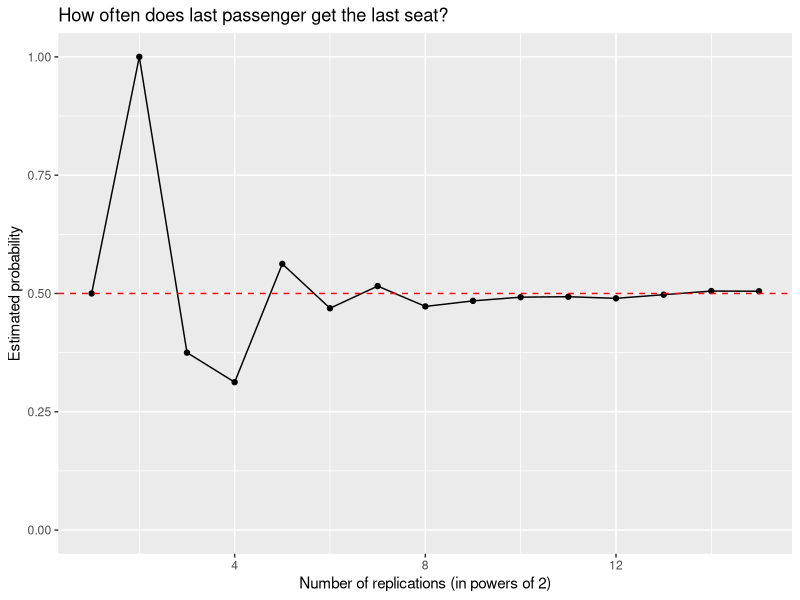

Reproduce this figure in R.
#======================================================#
#====== MONTE CARLO SIMULATION: AIRPLANE PROBLEM ======#
#======================================================#

# Author: Jonah Gabry (jsg2201@columbia.edu)
# Written using R version 3.1.1 on Mac OS X 10.9.3
# Last Edited: 07/19/2014




# THE SCENARIO ------------------------------------------------------------

# An airplane has N seats (N >= 2) and there are N passengers in line waiting to
# board to the plane.

# For simplicity --but without loss of generality-- assume that each passenger
# has a ticket for the seat number corresponding to his/her position in line
# (e.g. the 27th passenger in line has a ticket for seat 27).

# When the first passenger enters the plane, instead of sitting in seat 1
# (his/her assigned seat) he/she picks a seat (uniformly) at random from the N
# seats (so it could be seat 1, but all seats are equally likely).

# The remaining N-1 passengers proceed as follows: if the correct seat is
# available they always take it. However, if the correct seat is not available
# then they pick a seat (uniformly) at random from the available seats.


# THE QUESTION ------------------------------------------------------------

# What is the probability that the last passenger sits in his/her assigned seat?
# In other words, what is the chance that seat N is available when passenger N
# boards the plane?



# SIMULATIONS -------------------------------------------------------------

airplane <- function(N){ 
  # N = number of seats on the plane (and we assume that there are same number
  # of passengers as seats)
  
  seat <- 1:N # numbered seats from 1 to N
  passenger <- rep(0, N) # a vector of 0s to be filled in the with the number of the passenger occupying the corresponding seat
  s <- sample(N, size = 1) # first passenger picks a seat number s uniformly at random from 1 to N
  passenger[s] <- 1 # set element s in the passenger vector to be 1
  
  i <- 2 # now we start with passenger 2
  
  while(i <= N){ # tells R to continue the process below until i == N
    if(passenger[i] != 0) { # if TRUE then passenger i's seat is occupied 
      s <- sample(x = seat[passenger == 0], size = 1) # passenger i pick's a random seat number from the empty seats
      passenger[s] <- i 
    }
    else { # if passenger i's seat is empty then passenger i takes the seat i
      passenger[i] <- i 
    }
    
    i = i + 1 # increment i
  }
  
  LastSeat <- seat[passenger == N] # get the seat number of the last passenger
  return(LastSeat)
}


# run 1000 simulations for a plane with 100 seats (and 100 passengers)
airplane.dat100 <- replicate(10^3, airplane(100))
table(airplane.dat100)
mean(airplane.dat100 == 100)

# it turns out that it doesn't matter how many seats the plane has: the last
# passenger always gets either the first seat or the last seat, and with equal
# probability!!
airplane.dat27 <- replicate(10^3, airplane(N = 27))
table(airplane.dat27)
mean(airplane.dat27 == 27)


# do replications of size 2^n for n = 1, 2, ..., 15 and plot the proportion of
# times that the last passenger gets the last seat. we'll see that the
# proportion converges to 1/2 as the number of replications gets larger
airplane.dat <- sapply(1:15, FUN = function(n){
  mean(replicate(2^n, airplane(N = 25)) == 25) # we'll use a 25-seat plane, but it doesn't matter
})

library(ggplot2) 
hline <- geom_hline(yintercept = 0.5, color = "red", linetype = 2)
xlab <- xlab("Number of replications (in powers of 2)")
ylab <- ylab("Estimated probability")
title <- ggtitle("How often does last passenger get the last seat?")
q <- qplot(x = 1:15, y = airplane.dat, geom = c("line", "point"), ylim = c(0,1)) 
q + title + xlab + ylab + hline 

